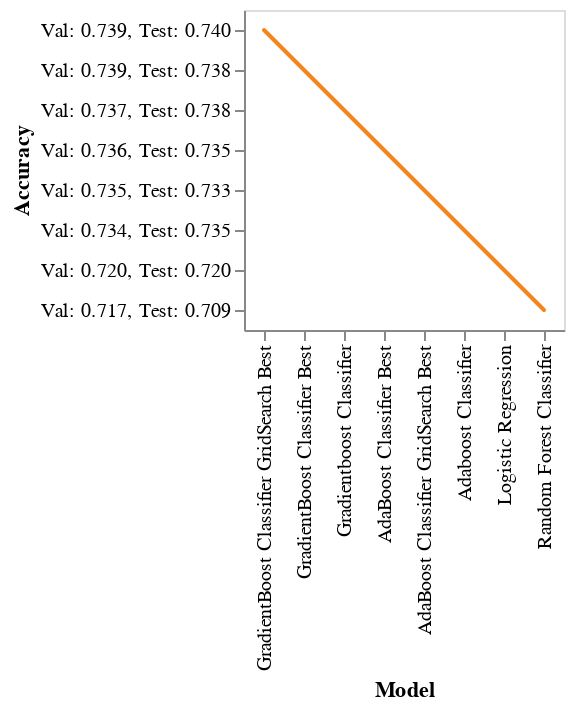

Notebook source saved alongside this figure:
### Code cell
DeepnoteChart(sorted_results_df, """{"layer":[{"layer":[{"mark":{"clip":true,"type":"trail","color":"#f58518","tooltip":true},"encoding":{"x":{"sort":null,"type":"nominal","field":"Model","scale":{"type":"linear","zero":false}},"y":{"sort":null,"type":"nominal","field":"Accuracy","scale":{"type":"linear","zero":false}}}},{"mark":{"size":100,"type":"point","opacity":0,"tooltip":true},"encoding":{"x":{"sort":null,"type":"nominal","field":"Model","scale":{"type":"linear","zero":false}},"y":{"sort":null,"type":"nominal","field":"Accuracy","scale":{"type":"linear","zero":false}}}}]}],"title":"","config":{"legend":{}},"$schema":"https://vega.github.io/schema/vega-lite/v5.json","encoding":{}}""")

### Figure 1 — Vega-Lite specification as saved in the notebook (floating-point values rounded to 4 significant figures)
{"$schema": "https://vega.github.io/schema/vega-lite/v5.json", "config": {"legend": {}}, "data": {"values": [{"Accuracy": "Val: 0.739, Test: 0.740", "F1-Score": "Val: 0.738, Test: 0.739", "Model": "GradientBoost Classifier GridSearch Best", "Precision": "Val: 0.741, Test: 0.741", "Recall": "Val: 0.739, Test: 0.740"}, {"Accuracy": "Val: 0.739, Test: 0.738", "F1-Score": "Val: 0.739, Test: 0.737", "Model": "GradientBoost Classifier Best", "Precision": "Val: 0.740, Test: 0.739", "Recall": "Val: 0.739, Test: 0.738"}, {"Accuracy": "Val: 0.737, Test: 0.738", "F1-Score": "Val: 0.736, Test: 0.738", "Model": "Gradientboost Classifier", "Precision": "Val: 0.738, Test: 0.739", "Recall": "Val: 0.737, Test: 0.738"}, {"Accuracy": "Val: 0.736, Test: 0.735", "F1-Score": "Val: 0.734, Test: 0.734", "Model": "AdaBoost Classifier Best", "Precision": "Val: 0.742, Test: 0.741", "Recall": "Val: 0.736, Test: 0.735"}, {"Accuracy": "Val: 0.735, Test: 0.733", "F1-Score": "Val: 0.734, Test: 0.732", "Model": "AdaBoost Classifier GridSearch Best", "Precision": "Val: 0.740, Test: 0.738", "Recall": "Val: 0.735, Test: 0.733"}, {"Accuracy": "Val: 0.734, Test: 0.735", "F1-Score": "Val: 0.733, Test: 0.733", "Model": "Adaboost Classifier", "Precision": "Val: 0.739, Test: 0.739", "Recall": "Val: 0.734, Test: 0.735"}, {"Accuracy": "Val: 0.720, Test: 0.720", "F1-Score": "Val: 0.719, Test: 0.720", "Model": "Logistic Regression", "Precision": "Val: 0.721, Test: 0.722", "Recall": "Val: 0.720, Test: 0.720"}, {"Accuracy": "Val: 0.717, Test: 0.709", "F1-Score": "Val: 0.717, Test: 0.709", "Model": "Random Forest Classifier", "Precision": "Val: 0.717, Test: 0.709", "Recall": "Val: 0.717, Test: 0.709"}]}, "encoding": {}, "layer": [{"layer": [{"encoding": {"x": {"field": "Model", "scale": {"type": "linear", "zero": false}, "sort": null, "type": "nominal"}, "y": {"field": "Accuracy", "scale": {"type": "linear", "zero": false}, "sort": null, "type": "nominal"}}, "mark": {"clip": true, "color": "#f58518", "tooltip": true, "type": "trail"}}, {"encoding": {"x": {"field": "Model", "scale": {"type": "linear", "zero": false}, "sort": null, "type": "nominal"}, "y": {"field": "Accuracy", "scale": {"type": "linear", "zero": false}, "sort": null, "type": "nominal"}}, "mark": {"opacity": 0, "size": 100, "tooltip": true, "type": "point"}}]}], "title": ""}
